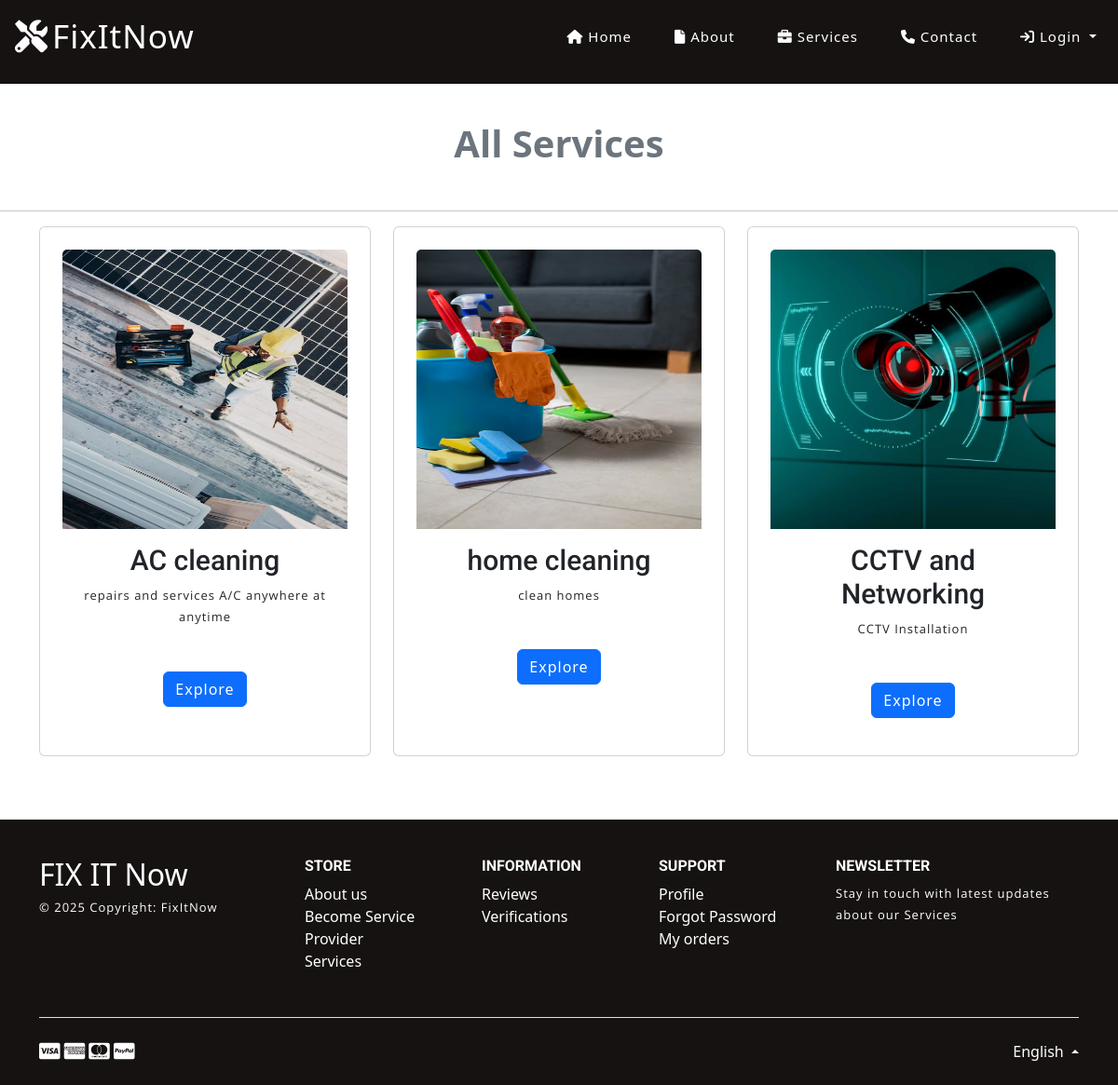
The app's page /service with its own data.
### home_service/models.py (models this page shows, shortened)
class Service_Category(models.Model):
    category = models.CharField(max_length=30, null=True)
    desc = models.CharField(max_length=100, null=True)
    image = models.FileField(null=True)
    total=models.CharField(max_length=100, null=True)

### home_service/views.py (the view)
# urls.py: path('service',All_Service,name="service"),
def All_Service(request):
    user = ""
    error = ""
    try:
        user = User.objects.get(id=request.user.id)
        try:
            sign = Customer.objects.get(user=user)
            error = "pat"
        except:
            pass
    except:
        pass
    ser1 = Service_Man.objects.all()
    ser = Service_Category.objects.all()
    for i in ser:
        count=0
        for j in ser1:
            if i.category==j.service_name:
                count+=1
        i.total = count
        i.save()
    d = {'error': error,'ser':ser}
    return render(request,'services.html',d)

### home_service/templates/services.html (shortened to what this page needs)
{% extends 'index.html' %}
{% load static %}
{% block body %}
	<div class="w3l_banner_info" style="height:10px">
		<div class="slider1">
			<div class="callbacks_container">
				<ul class="rslides" id="slider3">
					<li>
						<div class="slider1-img" style="height:90px">
							<div class="slider_banner_info">
							</div>
						</div>
					</li>
				</ul>
			</div>
		</div>
	</div>
</header>
<section class="bannerbottom py-lg-5 py-md-4 py-md-3 py-2" style="margin-top:2%">
    <div class="text-center my-5">
        <span class="h1 text-secondary" style="font-weight: 800;">All Services</span>
    </div><hr>
<div class="container">
<div class="row">
    {% for i in ser %}
<div class="col-md-4 col-sm-12 w3_ban1">
<div class="card h-100 p-4">
  <img style="height: 300px;" class="card-img-top" src="{{i.image.url}}" alt="Card image cap">
  <div class="card-body">
	  <h5 class="card-title">{{i.category}} <span style="color:red"></h5>
    <p class="card-text">{{i.desc}}</p>
    <a href="{% url 'explore_services' i.id %}" class="btn btn-primary"> Explore</a>
  </div>
</div>
</div>
    {% endfor %}
</div>
</div>
</section>
{% endblock %}

### home_service/static/css/easy-responsive-tabs.css (style rules this page uses)
body { margin: 0px; padding: 0px; background: #f5f5f5; font-weight: 500; }
ul.resp-tabs-list, p { margin: 0px; padding: 0px; }

### home_service/static/css/style.css (style rules this page uses)
body { padding: 0; margin: 0; background-color:#fff; }
body a { transition: 0.5s all; -webkit-transition: 0.5s all; -moz-transition: 0.5s all; -o-transition: 0.5s all; -ms-transition: 0.5s all; text-decoration: none; }
h1, h2, h3, h4, h5, h6 { margin: 0; padding: 0; font-weight:normal; font-family: 'Roboto', sans-serif; }
p { margin: 0; letter-spacing:1px; line-height:1.8em; font-size:13px; font-family: 'Open Sans', sans-serif; }
.row { margin:0px; padding:0px; }
ul { margin: 0; padding: 0; }
a { color:#000; }
.slider_banner_info { padding-top: 18em; text-align: center; width: 60%; margin: 0 auto; }
.slider1-img { background-color:rgb(22, 18, 18); background-size: cover; -webkit-background-size: cover; -moz-background-size: cover; -o-background-size: cover; -ms-background-size: cover; height: 400px; }
#slider2, #slider3 { box-shadow: none; -moz-box-shadow: none; -webkit-box-shadow: none; margin: 0 auto; }
.callbacks { position: relative; list-style: none; overflow: hidden; width: 100%; padding: 0; margin: 0; }
.callbacks li { position: absolute; width: 100%; }
.rslides { position: relative; list-style: none; overflow: hidden; width: 100%; padding: 0; }
.rslides li { -webkit-backface-visibility: hidden; position: absolute; display: none; width: 100%; left: 0; top: 0; }
.rslides li { position: relative; display: block; float: left; }
.w3l_banner_info { position: relative; }
.w3_ban1 { margin-bottom: 20px; }
.card-title { margin-bottom: .75rem; font-size: 30px; }
.card-body { text-align: center; }
a.btn.btn-primary { margin-top: 30px; }
.btn-primary { color: #fff; background-color: #ff0000; border-color: #ff0062; font-size: 20px; letter-spacing: 1px; }

### home_service/templates/index.html (style rules this page uses)
body { display: flex; flex-direction: column; min-height: 100vh; }

### records on screen
Service_Category: image (picture), category "AC cleaning", desc "repairs and services A/C anywhere at anytime"
Service_Category: image (picture), category "home cleaning", desc "clean homes"
Service_Category: image (picture), category "CCTV and Networking", desc "CCTV Installation"
